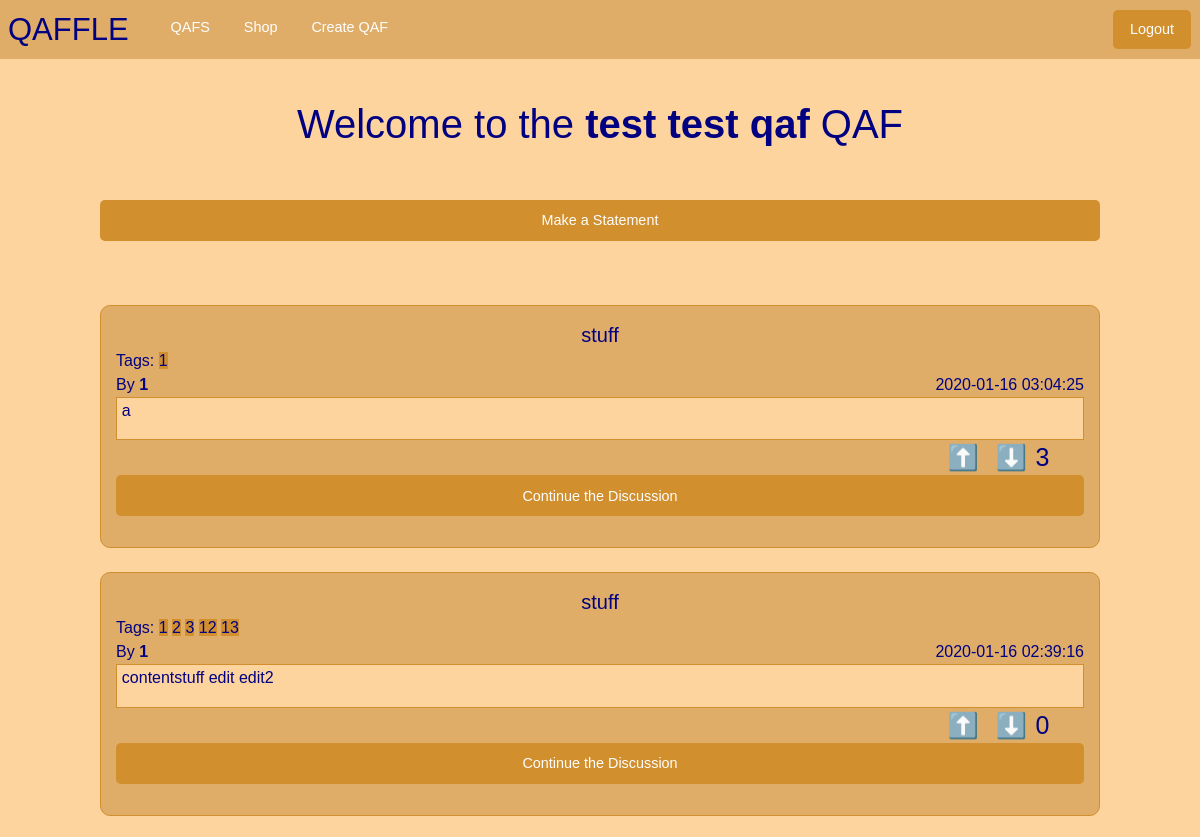
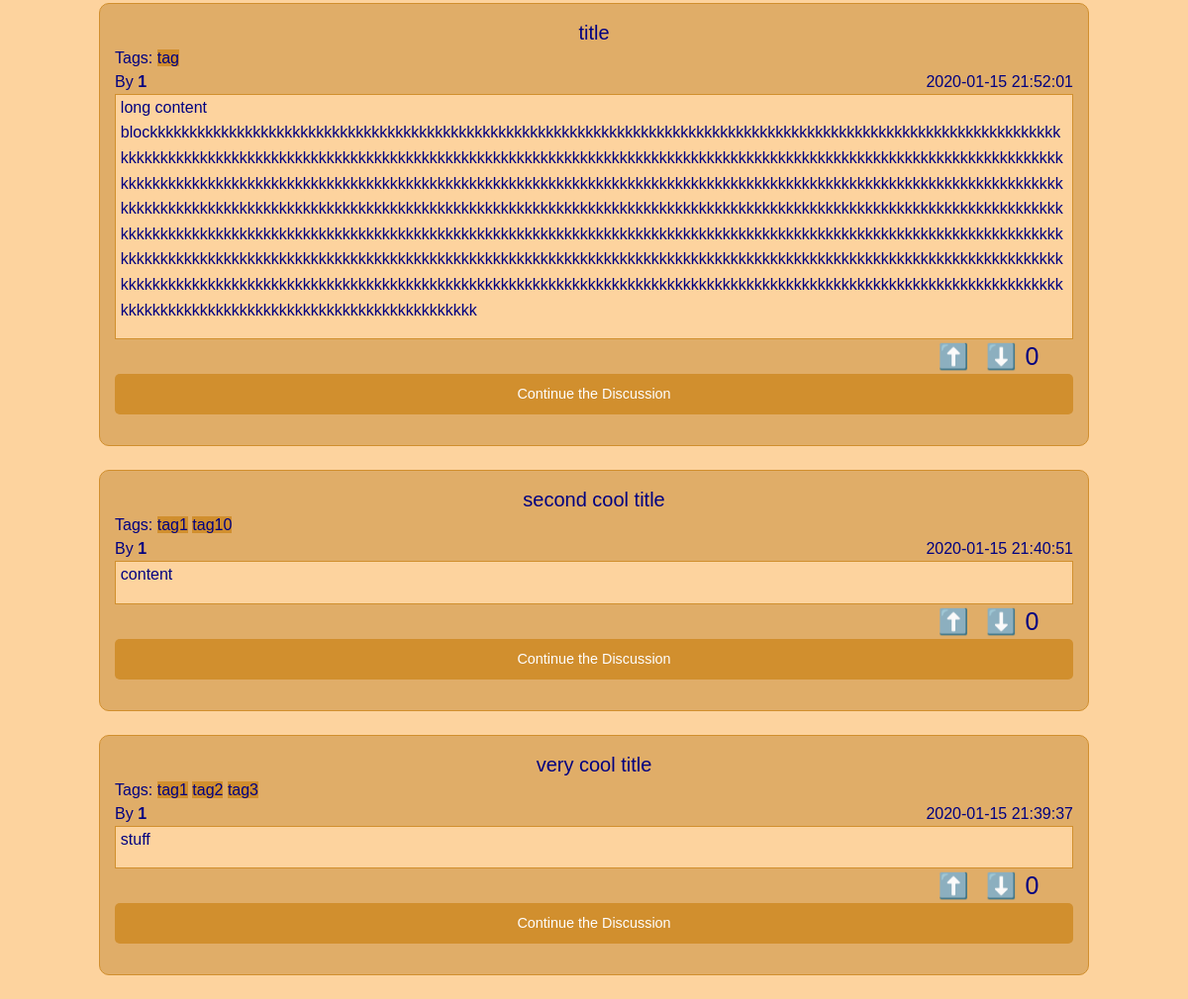
The app's page /qaf/1 (signed in) with its own data (2 pictures, top to bottom).
### tables this page shows
CREATE TABLE qafs (id INTEGER PRIMARY KEY, name TEXT, owner_id INTEGER);

CREATE TABLE posts (id INTEGER PRIMARY KEY, author_id INTEGER, title TEXT, content TEXT, qaf_id INTEGER, tags TEXT, time_created DATETIME DEFAULT CURRENT_TIMESTAMP, net_vote INTEGER);

CREATE TABLE users (id INTEGER PRIMARY KEY, username TEXT, password TEXT, waffles INT, qafs_joined TEXT);

### app.py (the view)
@app.route("/qaf/<id>", methods=['GET', 'POST'])
def show_qaf(id):
    if current_user() == None:
      flash('You must be logged in to access this page', 'warning')
      return redirect( url_for( 'login'))
    qaf = Qaf(id)
    posts = qaf.get_posts()
    return render_template('qaf.html', title = qaf.name, qaf = qaf, posts = posts)

### app.py (called while the page is built)
def current_user():
    if 'user_id' in session:
        return User(session['user_id'])
    return None

@app.context_processor
def make_template_globals():
    return dict(current_user=current_user())

### util/db_builder.py (called while the page is built)
def execute(cmd):
    db = sqlite3.connect(DB_FILE)
    c = db.cursor()
    output = c.execute(cmd)
    db.commit()
    return output

### util/post.py (called while the page is built)
    def get_author(self):
        return util.user.User(self.author_id)

### util/qaf.py (called while the page is built)
	def get_posts(self):
		command = 'SELECT id FROM posts WHERE qaf_id = {} ORDER BY time_created DESC'.format(self.id)
		data = execute(command).fetchall()
		posts = []
		for post_id in data:
			posts.append(Post(post_id[0]))
		return posts

### templates/qaf.html (shortened to what this page needs)
{% extends "base.html" %}
{% block content %}
<div class="grid-x">
  <h2 class="small-12">Welcome to the <strong>{{ qaf.name }}</strong> QAF</h2>
  <div class="small-10 small-offset-1">
    <br>
    <br>
    <a class="expanded button" href="/qaf/{{qaf.id}}/create_post">Make a Statement</a>
    <br>
    <br>
    {% for post in posts %}
      <div class="post grid-x">
        <h5 style="text-align:left">{{post.title}}</h5>
        <div class="small-12" style="text-align:left">Tags:
          {% for tag in post.tags %}
            <span class = "tag">{{ tag }}</span>
          {% endfor %}
        </div>
        <div class="small-12">By <strong>{{post.get_author().username}}</strong> <span style="float:right;">{{post.time_created}}</span> </div><br>
        <div class="small-12 post-desc" style="word-wrap:break-word;">
          <p style="margin-left:0.5%;margin-right:0.5%">{{post.content}}</p>
        </div>
        <br>
        <div class="small-4 upvote" id="{{post.id}}" style="margin-left:85%;width:5%">
          <h4 class="upvote" id="{{post.id}}">⬆️</h4>
        </div>
        <div class="small-4 downvote" id="{{post.id}}" style="width:5%">
          <h4 class="downvote" id="{{post.id}}">⬇️</h4>
        </div>
        <div>
          <h4 class="votes" id="{{post.id}}">{{post.net_vote}}</h4>
        </div>
        <a class="button expanded small-12" href="{{ url_for('show_post', qaf_id = qaf.id, post_id=post.id) }}"> Continue the Discussion </a>
      </div>
      <br>
    {% endfor %}
  </div>
</div>
{% endblock content %}

### templates/base.html (shortened to what this page needs)
<!DOCTYPE html>
<html lang="en" dir="ltr">
  <head>
    <link rel="stylesheet" href="https://cdn.jsdelivr.net/npm/foundation-sites@6.4.3/dist/css/foundation.min.css">
    <link rel="stylesheet" href="../static/css/stylesheet.css">
    <link href="{{ url_for('static', filename='css/stylesheet.css') }}" rel="stylesheet">
  </head>
  <body>
    <div class="top-bar grid-x">
      <div class="top-bar-left grid-x">
        <a href="/"><h3 class="columns small-1">QAFFLE</h3></a>
        <ul class = "menu" style = "margin-left:25px;background-color:rgb(224, 173, 104)">
          <li><a class = "button navbar" href="/my_qafs">QAFS</a></li>
          <li><a class = "button navbar" href="/shop">Shop</a></li>
          <li><a class = "button navbar" href="/create_qaf">Create QAF</a></li>
        </ul>
      </div>
      <div class="top-bar-right small-2">
        {% if current_user is none %}
        <div class="button-group grid-x">
          <a class="button small-5" href="/login">Login</a>
          <div class="small-1"></div>
          <a class="button small-5"href="/signup">Sign Up</a>
        </div>
        {% else %}
          <ul class = "menu navbar" style = "background-color:rgb(224, 173, 104);margin-left:60%">
            <li><a class="button small-5" href="/logout" >Logout</a></li>
          </ul>
        {% endif %}
      </div>
    </div>
    <br>
    <br>
    <br>
    <br>
    {% block content %}
    {% endblock content %}
  </body>
</html>

### static/css/stylesheet.css (style rules this page uses)
body { font-family: 'Overpass', sans-serif; background-color: RGB(253, 211, 158); color: navy; }
a { border: 0px; border-color: RGB(209, 143, 46); padding: 0px; font-family: 'Overpass', sans-serif; }
li { border: 0px; padding: 0px; }
.top-bar { background-color: RGB(224, 173, 104); position: fixed; width: 100%; }
.button { background-color: RGB(209, 143, 46); border-radius: 5px; }
h2 { color: navy; margin: auto; font-family: 'Overpass', sans-serif; text-align: center; }
h3 { color: navy; margin: auto; font-family: 'Overpass', sans-serif; text-align: center; }
h4 { color: navy; margin: auto; font-family: 'Overpass', sans-serif; text-align: center; }
h5 { margin: auto; text-align: center; font-family: 'Overpass', sans-serif; }
.navbar { background-color:rgb(224, 173, 104); }
.tag { background-color: RGB(209, 143, 46); }
.post { border-color: RGB(209, 143, 46); border-style: solid; border-width: thin; border-radius: 10px; background-color: RGB(224, 173, 104); padding: 15px; }
.post-desc { border-color: RGB(209, 143, 46); border-style: solid; border-width: thin; background-color: RGB(253, 211, 158); }

### records on screen
qafs: name "test test qaf"
posts: title "stuff", tags "1", get_author "1", time_created "2020-01-16 03:04:25", content "a", {{ post.id }} 5 (drawn), net_vote "3"
posts: title "stuff", tags "1" "2" "3" "12" "13", get_author "1", time_created "2020-01-16 02:39:16", content "contentstuff edit edit2", net_vote "0"
posts: title "title", tags "tag", get_author "1", time_created "2020-01-15 21:52:01", content "long content…", net_vote "0"
posts: title "second cool title", tags "tag1" "tag10", get_author "1", time_created "2020-01-15 21:40:51", content "content", net_vote "0"
posts: title "very cool title", tags "tag1" "tag2" "tag3", get_author "1", time_created "2020-01-15 21:39:37", content "stuff", net_vote "0"
